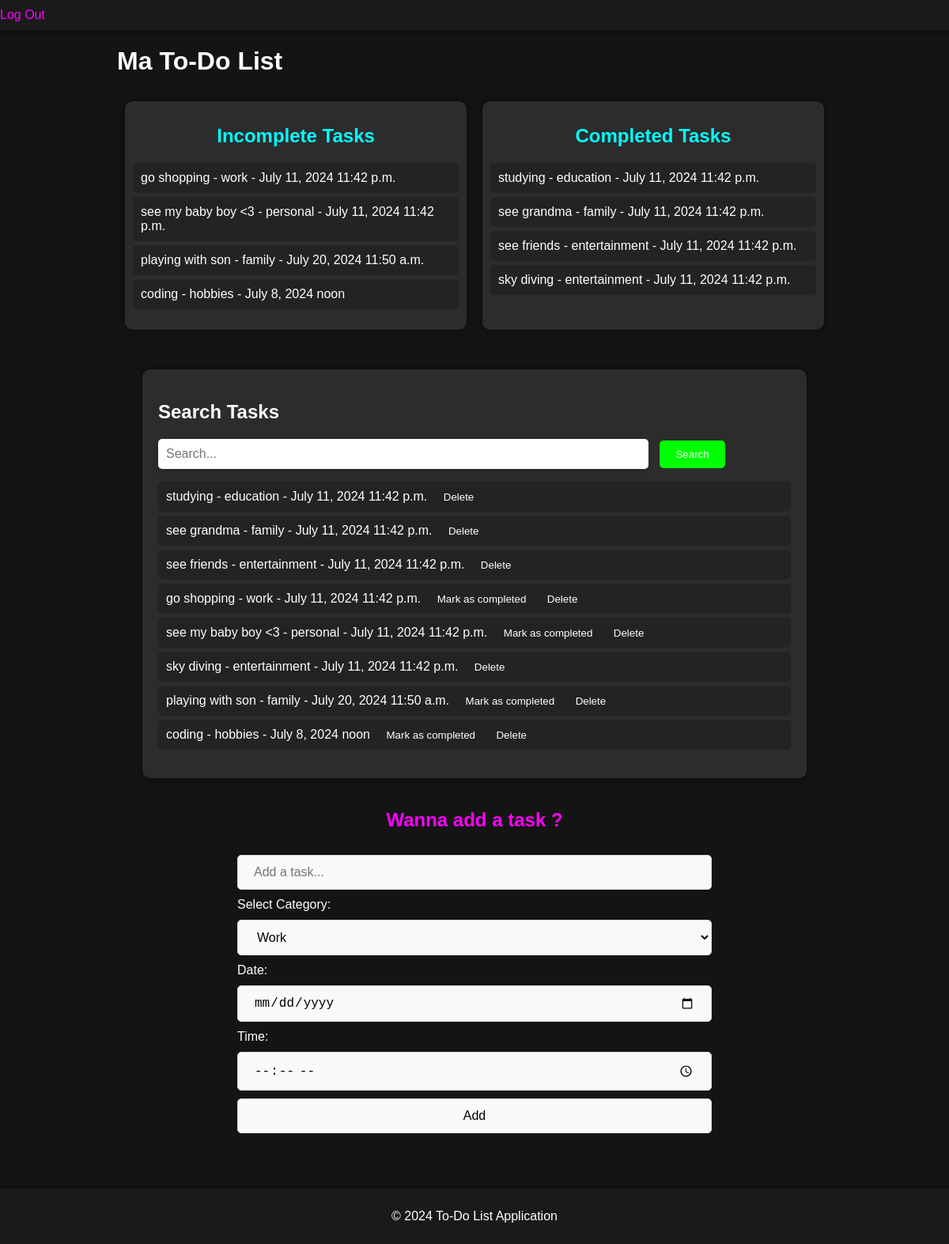
Before: /main/ (signed in) with the older database file.
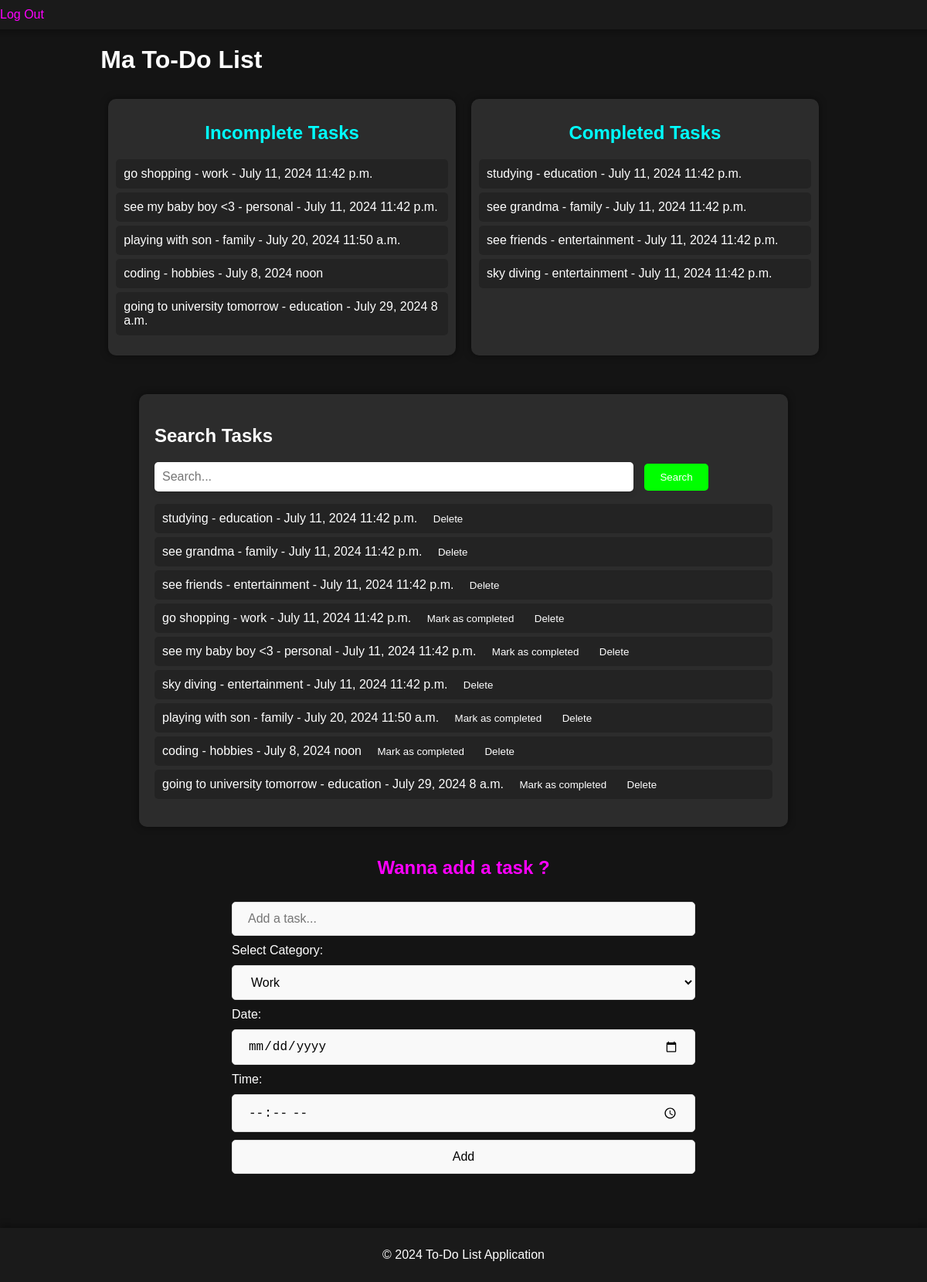
After: the same page with the newer database file.
### webapp/models.py (models this page shows, shortened)
class Task(models.Model):
    CATEGORY_CHOICES = [
        ('work', 'Work'),
        ('personal', 'Personal'),
        ('shopping', 'Shopping'),
        ('family', 'Family'),
        ('hobbies', 'Hobbies'),
        ('education', 'Education'),
        ('entertainment', 'Entertainment'),
    ]
    title = models.CharField(max_length=255)
    category = models.CharField(max_length=50, choices=CATEGORY_CHOICES, default='work')
    completed = models.BooleanField(default=False)
    created_at = models.DateTimeField(auto_now_add=True)
    date = models.DateField(default=timezone.now)
    time = models.TimeField(default=timezone.now)
    reminder_time = models.DateTimeField(null=True, blank=True)  # New field for reminder time

### webapp/views.py (the view)
# urls.py: path('main/', views.main, name='main'),
@login_required(login_url='login')
def main(request):
    tasks = Task.objects.order_by('created_at')
    incomplete_tasks = Task.objects.filter(completed=False).order_by('created_at')
    completed_tasks = Task.objects.filter(completed=True).order_by('created_at')
    return render(request, 'main.html', {'tasks': tasks, 'incomplete_tasks': incomplete_tasks, 'completed_tasks': completed_tasks})

### webapp/templates/main.html (shortened to what this page needs)
{% load static %}
<!DOCTYPE html>
<html lang="en">
<head>
    <link href='https://cdn.jsdelivr.net/npm/fullcalendar@6.0.0/lib/main.css' rel='stylesheet' />
    <link rel="stylesheet" href="{% static 'main_styles.css' %}">
</head>
<body>
    <header>
        <div class="logout-container">
            <a href="/logout" id="logout">Log Out</a>
        </div>
    </header>
    <div class="container">
        <h1>Ma To-Do List</h1>
        <div class="task-status">
            <div class="incomplete_tasks">
                <h2>Incomplete Tasks</h2>
                <ul>
                    {% for task in incomplete_tasks %}
                        <li>{{ task.title }} - {{ task.category }} - {{ task.date }} {{ task.time }}</li>
                    {% endfor %}
                </ul>
            </div>
            <div class="completed_tasks">
                <h2>Completed Tasks</h2>
                <ul>
                    {% for task in completed_tasks %}
                        <li>{{ task.title }} - {{ task.category }} - {{ task.date }} {{ task.time }}</li>
                    {% endfor %}
                </ul>
            </div>
        </div>
    </div>
    <div class="search_tasks">
        <h2>Search Tasks</h2>
        <form action="{% url 'search_tasks' %}" method="GET" class="search">
            <input type="text" name="q" id="q" placeholder="Search...">
            <button type="submit" id="search-btn">Search</button>
            <div class="task-list">
                <ul id="task-list">
                    {% for task in tasks %}
                        <li>
                            {{ task.title }} - {{ task.category }} - {{ task.date }} {{ task.time }}
                            {% if not task.completed %}
                                <form action="{% url 'complete_task' task.id %}" method="POST" style="display:inline;">
                                    <button type="submit">Mark as completed</button>
                                </form>
                            {% endif %}
                            <form action="{% url 'delete_task' task.id %}" method="POST" style="display:inline;">
                                <button type="submit">Delete</button>
                            </form>
                        </li>
                    {% endfor %}
                </ul>
            </div>
        </form>
    </div>
    <div class="content">
        <h2>Wanna add a task ?</h2>
        <div class="form-group">
            <form action="{% url 'add_task' %}" method="POST">
                <input type="text" id="task" name="title" placeholder="Add a task..." required>
                <div class="group">
                    <label for="category">Select Category:</label>
                    <select id="category" name="category" required>
                        <option value="work">Work</option>
                    </select>
                    <label for="date">Date:</label>
                    <input type="date" id="date" name="date" required>
                    <label for="time">Time:</label>
                    <input type="time" id="time" name="time">
                </div>
                <button type="submit">Add</button>
            </form>
        </div>
    </div>
    <footer>
        <p>&copy; 2024 To-Do List Application</p>
    </footer>
</body>
</html>

### webapp/static/main_styles.css (style rules this page uses)
body { font-family: Arial, sans-serif; background: #141414; color: #fff; margin: 0; padding: 0; display: flex; flex-direction: column; align-items: center; justify-content: flex-start; min-height: 100vh; overflow-x: hidden; }
header { width: 100%; background: #1a1a1a; padding: 10px 20px; display: flex; justify-content: space-between; align-items: center; box-shadow: 0 4px 8px rgba(0, 0, 0, 0.3); }
header .logout-container { margin: 0; }
header .logout-container a { color: #ff00ff; text-decoration: none; font-size: 16px; }
#q { width: 600px; padding: 10px; border-radius: 5px; border: none; font-size: 16px; color: #000; background-color: #fff; outline: none; box-shadow: 0 4px 6px rgba(0, 0, 0, 0.1); margin-right: 10px; }
#search-btn { background-color: #00ff00; color: #fff; cursor: pointer; transition: background-color 0.3s; padding: 10px 20px; border-radius: 5px; border: none; }
.task-list ul, .incomplete_tasks ul, .completed_tasks ul { list-style: none; padding: 0; }
.task-list li, .incomplete_tasks li, .completed_tasks li { background: rgba(0, 0, 0, 0.2); margin: 5px 0; padding: 10px; border-radius: 5px; }
.task-list button, .incomplete_tasks button, .completed_tasks button { background: none; border: none; color: #fff; cursor: pointer; margin-left: 10px; }
.task-status { display: flex; justify-content: space-around; width: 100%; margin-bottom: 20px; }
.task-status .incomplete_tasks, .task-status .completed_tasks { flex: 1; background-color: rgba(255, 255, 255, 0.1); padding: 10px; margin: 10px; border-radius: 10px; box-shadow: 0 0 10px rgba(0, 0, 0, 0.5); }
.task-status h2 { text-align: center; color: #00ffff; }
footer { width: 100%; background-color: #1a1a1a; color: #fff; text-align: center; padding: 10px 0; box-shadow: 0 -4px 8px rgba(0, 0, 0, 0.3); }
.search_tasks { margin-top: 20px; justify-content: space-between; align-items: center; width: 100%; max-width: 800px; padding: 20px; background: rgba(255, 255, 255, 0.1); border-radius: 10px; box-shadow: 0 0 10px rgba(0, 0, 0, 0.5); }
.content { width: 100%; display: flex; flex-direction: column; align-items: center; justify-content: center; padding: 20px; margin-bottom: 20px; }
.content { width: 100%; max-width: 600px; display: flex; flex-direction: column; align-items: center; justify-content: center; padding: 20px; margin-bottom: 20px; }
.content h2 { font-size: 24px; color: #ff00ff; text-align: center; margin-bottom: 20px; }
.form-group { width: 100%; }
.form-group input, .form-group select, .form-group button { display: block; width: 100%; margin: 10px 0; padding: 12px 20px; border-radius: 5px; border: 1px solid #ddd; font-size: 16px; background-color: #f9f9f9; box-sizing: border-box; transition: all 0.3s ease; }
.form-group input#task { width: 100%; }
.form-group select#category, .form-group input#date-time { width: 100%; }

Changed rows visible on the page:
added Task: title "going to university tomorrow", category "education", date "July 29, 2024", time "8 a.m.", completed "Mark as completed"
